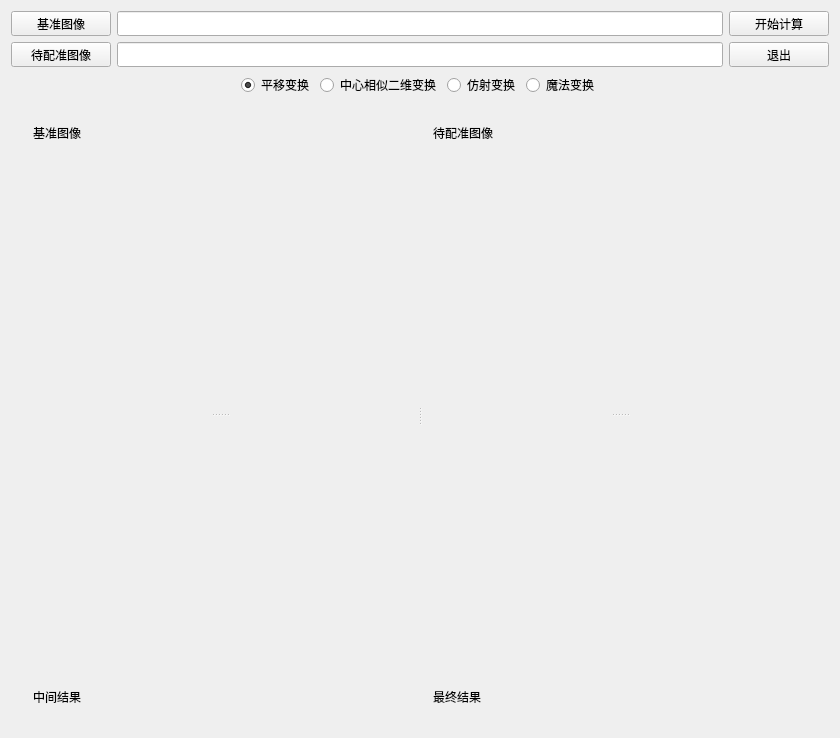
<?xml version="1.0" encoding="UTF-8"?>
<ui version="4.0">
 <class>Register</class>
 <widget class="QWidget" name="Register">
  <property name="geometry">
   <rect>
    <x>0</x>
    <y>0</y>
    <width>840</width>
    <height>719</height>
   </rect>
  </property>
  <property name="windowTitle">
   <string>配准工具</string>
  </property>
  <property name="styleSheet">
   <string notr="true"/>
  </property>
  <layout class="QGridLayout" name="gridLayout_2">
   <item row="0" column="7">
    <widget class="QPushButton" name="pushButton_Ok">
     <property name="minimumSize">
      <size>
       <width>100</width>
       <height>25</height>
      </size>
     </property>
     <property name="maximumSize">
      <size>
       <width>100</width>
       <height>25</height>
      </size>
     </property>
     <property name="text">
      <string>开始计算</string>
     </property>
    </widget>
   </item>
   <item row="2" column="5">
    <widget class="QRadioButton" name="radioButton_Multi">
     <property name="text">
      <string>魔法变换</string>
     </property>
     <property name="checked">
      <bool>false</bool>
     </property>
    </widget>
   </item>
   <item row="2" column="3">
    <widget class="QRadioButton" name="radioButton_CenteredSimilarity">
     <property name="text">
      <string>中心相似二维变换</string>
     </property>
    </widget>
   </item>
   <item row="0" column="0">
    <widget class="QPushButton" name="pushButton_SelectImageFix">
     <property name="minimumSize">
      <size>
       <width>100</width>
       <height>25</height>
      </size>
     </property>
     <property name="maximumSize">
      <size>
       <width>100</width>
       <height>25</height>
      </size>
     </property>
     <property name="text">
      <string>基准图像</string>
     </property>
    </widget>
   </item>
   <item row="0" column="1" colspan="6">
    <widget class="QLineEdit" name="lineEdit_ImageFix">
     <property name="minimumSize">
      <size>
       <width>0</width>
       <height>25</height>
      </size>
     </property>
     <property name="maximumSize">
      <size>
       <width>16777215</width>
       <height>25</height>
      </size>
     </property>
    </widget>
   </item>
   <item row="2" column="2">
    <widget class="QRadioButton" name="radioButton_Translation">
     <property name="text">
      <string>平移变换</string>
     </property>
     <property name="checked">
      <bool>true</bool>
     </property>
    </widget>
   </item>
   <item row="2" column="1">
    <spacer name="horizontalSpacer">
     <property name="orientation">
      <enum>Qt::Horizontal</enum>
     </property>
     <property name="sizeHint" stdset="0">
      <size>
       <width>115</width>
       <height>17</height>
      </size>
     </property>
    </spacer>
   </item>
   <item row="2" column="6">
    <spacer name="horizontalSpacer_2">
     <property name="orientation">
      <enum>Qt::Horizontal</enum>
     </property>
     <property name="sizeHint" stdset="0">
      <size>
       <width>115</width>
       <height>17</height>
      </size>
     </property>
    </spacer>
   </item>
   <item row="1" column="0">
    <widget class="QPushButton" name="pushButton_SelectImageMove">
     <property name="minimumSize">
      <size>
       <width>100</width>
       <height>25</height>
      </size>
     </property>
     <property name="maximumSize">
      <size>
       <width>100</width>
       <height>25</height>
      </size>
     </property>
     <property name="text">
      <string>待配准图像</string>
     </property>
    </widget>
   </item>
   <item row="2" column="4">
    <widget class="QRadioButton" name="radioButton_Affine">
     <property name="text">
      <string>仿射变换</string>
     </property>
     <property name="checked">
      <bool>false</bool>
     </property>
    </widget>
   </item>
   <item row="1" column="1" colspan="6">
    <widget class="QLineEdit" name="lineEdit_ImageMove">
     <property name="minimumSize">
      <size>
       <width>0</width>
       <height>25</height>
      </size>
     </property>
     <property name="maximumSize">
      <size>
       <width>16777215</width>
       <height>25</height>
      </size>
     </property>
    </widget>
   </item>
   <item row="1" column="7">
    <widget class="QPushButton" name="pushButton_Cancel">
     <property name="minimumSize">
      <size>
       <width>100</width>
       <height>25</height>
      </size>
     </property>
     <property name="maximumSize">
      <size>
       <width>100</width>
       <height>25</height>
      </size>
     </property>
     <property name="text">
      <string>退出</string>
     </property>
    </widget>
   </item>
   <item row="3" column="0" colspan="8">
    <widget class="QWidget" name="widget" native="true">
     <layout class="QGridLayout" name="gridLayout_5">
      <item row="0" column="0">
       <widget class="QSplitter" name="splitter_3">
        <property name="orientation">
         <enum>Qt::Horizontal</enum>
        </property>
        <widget class="QSplitter" name="splitter">
         <property name="orientation">
          <enum>Qt::Vertical</enum>
         </property>
         <widget class="QWidget" name="widget_2" native="true">
          <layout class="QVBoxLayout" name="verticalLayout_2">
           <item>
            <widget class="QLabel" name="label_2">
             <property name="minimumSize">
              <size>
               <width>60</width>
               <height>16</height>
              </size>
             </property>
             <property name="maximumSize">
              <size>
               <width>60</width>
               <height>16</height>
              </size>
             </property>
             <property name="text">
              <string>基准图像</string>
             </property>
            </widget>
           </item>
           <item>
            <widget class="QVTKWidget" name="qvtkWidget_Registration_UL" native="true">
             <property name="minimumSize">
              <size>
               <width>340</width>
               <height>255</height>
              </size>
             </property>
            </widget>
           </item>
          </layout>
         </widget>
         <widget class="QWidget" name="widget_3" native="true">
          <layout class="QVBoxLayout" name="verticalLayout_3">
           <item>
            <widget class="QVTKWidget" name="qvtkWidget_Registration_DL" native="true">
             <property name="minimumSize">
              <size>
               <width>340</width>
               <height>255</height>
              </size>
             </property>
            </widget>
           </item>
           <item>
            <widget class="QLabel" name="label">
             <property name="minimumSize">
              <size>
               <width>60</width>
               <height>16</height>
              </size>
             </property>
             <property name="maximumSize">
              <size>
               <width>60</width>
               <height>16</height>
              </size>
             </property>
             <property name="text">
              <string>中间结果</string>
             </property>
            </widget>
           </item>
          </layout>
         </widget>
        </widget>
        <widget class="QSplitter" name="splitter_2">
         <property name="orientation">
          <enum>Qt::Vertical</enum>
         </property>
         <widget class="QWidget" name="widget_4" native="true">
          <layout class="QVBoxLayout" name="verticalLayout">
           <item>
            <widget class="QLabel" name="label_3">
             <property name="minimumSize">
              <size>
               <width>60</width>
               <height>16</height>
              </size>
             </property>
             <property name="maximumSize">
              <size>
               <width>60</width>
               <height>16</height>
              </size>
             </property>
             <property name="text">
              <string>待配准图像</string>
             </property>
            </widget>
           </item>
           <item>
            <widget class="QVTKWidget" name="qvtkWidget_Registration_UR" native="true">
             <property name="minimumSize">
              <size>
               <width>340</width>
               <height>255</height>
              </size>
             </property>
            </widget>
           </item>
          </layout>
         </widget>
         <widget class="QWidget" name="widget_5" native="true">
          <layout class="QVBoxLayout" name="verticalLayout_4">
           <item>
            <widget class="QVTKWidget" name="qvtkWidget_Registration_DR" native="true">
             <property name="minimumSize">
              <size>
               <width>340</width>
               <height>255</height>
              </size>
             </property>
            </widget>
           </item>
           <item>
            <widget class="QLabel" name="label_4">
             <property name="minimumSize">
              <size>
               <width>60</width>
               <height>16</height>
              </size>
             </property>
             <property name="maximumSize">
              <size>
               <width>60</width>
               <height>16</height>
              </size>
             </property>
             <property name="text">
              <string>最终结果</string>
             </property>
            </widget>
           </item>
          </layout>
         </widget>
        </widget>
       </widget>
      </item>
     </layout>
    </widget>
   </item>
  </layout>
 </widget>
 <layoutdefault spacing="6" margin="11"/>
 <customwidgets>
  <customwidget>
   <class>QVTKWidget</class>
   <extends>QWidget</extends>
   <header>QVTKWidget.h</header>
  </customwidget>
 </customwidgets>
 <resources>
  <include location="BrainViewer.qrc"/>
 </resources>
 <connections>
  <connection>
   <sender>pushButton_SelectImageFix</sender>
   <signal>clicked()</signal>
   <receiver>Register</receiver>
   <slot>OnSelectImageFix()</slot>
   <hints>
    <hint type="sourcelabel">
     <x>82</x>
     <y>27</y>
    </hint>
    <hint type="destinationlabel">
     <x>160</x>
     <y>4</y>
    </hint>
   </hints>
  </connection>
  <connection>
   <sender>pushButton_SelectImageMove</sender>
   <signal>clicked()</signal>
   <receiver>Register</receiver>
   <slot>OnSelectImageMove()</slot>
   <hints>
    <hint type="sourcelabel">
     <x>32</x>
     <y>55</y>
    </hint>
    <hint type="destinationlabel">
     <x>43</x>
     <y>82</y>
    </hint>
   </hints>
  </connection>
  <connection>
   <sender>pushButton_Ok</sender>
   <signal>clicked()</signal>
   <receiver>Register</receiver>
   <slot>OnButtonOk()</slot>
   <hints>
    <hint type="sourcelabel">
     <x>830</x>
     <y>28</y>
    </hint>
    <hint type="destinationlabel">
     <x>541</x>
     <y>5</y>
    </hint>
   </hints>
  </connection>
  <connection>
   <sender>pushButton_Cancel</sender>
   <signal>clicked()</signal>
   <receiver>Register</receiver>
   <slot>OnButtonCancel()</slot>
   <hints>
    <hint type="sourcelabel">
     <x>830</x>
     <y>64</y>
    </hint>
    <hint type="destinationlabel">
     <x>675</x>
     <y>83</y>
    </hint>
   </hints>
  </connection>
  <connection>
   <sender>radioButton_Translation</sender>
   <signal>clicked()</signal>
   <receiver>Register</receiver>
   <slot>OnSelectTranslation()</slot>
   <hints>
    <hint type="sourcelabel">
     <x>276</x>
     <y>80</y>
    </hint>
    <hint type="destinationlabel">
     <x>221</x>
     <y>35</y>
    </hint>
   </hints>
  </connection>
  <connection>
   <sender>radioButton_CenteredSimilarity</sender>
   <signal>clicked()</signal>
   <receiver>Register</receiver>
   <slot>OnSelectCenteredSimilarity()</slot>
   <hints>
    <hint type="sourcelabel">
     <x>374</x>
     <y>73</y>
    </hint>
    <hint type="destinationlabel">
     <x>337</x>
     <y>37</y>
    </hint>
   </hints>
  </connection>
  <connection>
   <sender>radioButton_Affine</sender>
   <signal>clicked()</signal>
   <receiver>Register</receiver>
   <slot>OnSelectAffine()</slot>
   <hints>
    <hint type="sourcelabel">
     <x>485</x>
     <y>81</y>
    </hint>
    <hint type="destinationlabel">
     <x>462</x>
     <y>37</y>
    </hint>
   </hints>
  </connection>
  <connection>
   <sender>radioButton_Multi</sender>
   <signal>clicked()</signal>
   <receiver>Register</receiver>
   <slot>OnSelectMulit()</slot>
   <hints>
    <hint type="sourcelabel">
     <x>547</x>
     <y>77</y>
    </hint>
    <hint type="destinationlabel">
     <x>533</x>
     <y>37</y>
    </hint>
   </hints>
  </connection>
 </connections>
 <slots>
  <slot>OnSelectImageFix()</slot>
  <slot>OnSelectImageMove()</slot>
  <slot>OnButtonOk()</slot>
  <slot>OnButtonCancel()</slot>
  <slot>OnSelectTranslation()</slot>
  <slot>OnSelectCenteredSimilarity()</slot>
  <slot>OnSelectAffine()</slot>
  <slot>OnSelectMulit()</slot>
 </slots>
</ui>
